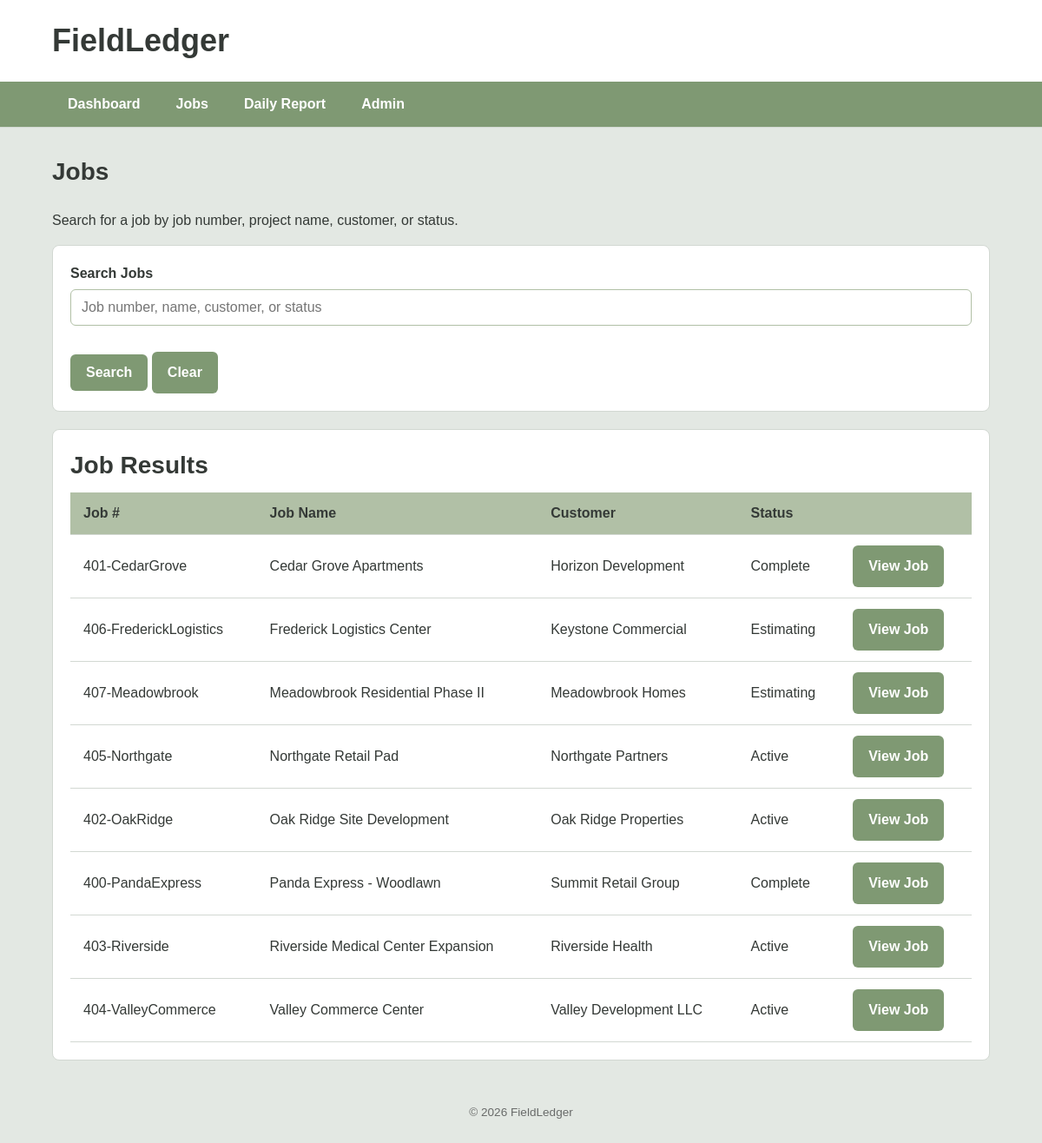
/Fieldledger/Views/jobs.php (signed in), run on the app's committed database.
### tables this page shows
CREATE TABLE `jobs` (
  `job_id` int(11) NOT NULL,
  `job_number` varchar(25) NOT NULL,
  `job_name` varchar(100) NOT NULL,
  `customer_name` varchar(100) NOT NULL,
  `address` varchar(150) DEFAULT NULL,
  `city` varchar(75) DEFAULT NULL,
  `state` char(2) DEFAULT NULL,
  `zip_code` varchar(10) DEFAULT NULL,
  `scope_description` text DEFAULT NULL,
  `status` varchar(25) NOT NULL DEFAULT 'Active',
  `completed_date` date DEFAULT NULL
);

### Fieldledger/Views/jobs.php (the view, shortened to what this page needs)
<?php
require_once '../Config/database.php';
?>
<?php
$search = '';
if ($search !== '') {
    $sql = "
        SELECT *
        FROM jobs
        WHERE job_name LIKE ?
           OR job_number LIKE ?
           OR customer_name LIKE ?
           OR status LIKE ?
        ORDER BY job_name
    ";
    $stmt = $conn->prepare($sql);
    $searchTerm = "%" . $search . "%";
    $stmt->bind_param(
        "ssss",
        $searchTerm,
        $searchTerm,
        $searchTerm,
        $searchTerm
    );
    $stmt->execute();
    $result = $stmt->get_result();
} else {
    $sql = "
        SELECT *
        FROM jobs
        ORDER BY job_name
    ";
    $result = $conn->query($sql);
}
?>
<!DOCTYPE html>
<html lang="en">
<head>
    <link rel="stylesheet" href="../Assets/styles.css">
</head>
<body>
<header>
    <h1>FieldLedger</h1>
    <nav>
        <ul>
            <li><a href="dashboard.php">Dashboard</a></li>
            <li><a href="jobs.php">Jobs</a></li>
            <li><a href="daily_report.php">Daily Report</a></li>
            <li><a href="admin.php">Admin</a></li>
        </ul>
    </nav>
</header>
<main>
    <section>
        <h2>Jobs</h2>
        <p>
            Search for a job by job number, project name,
            customer, or status.
        </p>
    </section>
        <section class="panel">
        <form method="GET" action="jobs.php">
            <div class="form-group">
                <label for="search">Search Jobs</label>
                <input
                    type="text"
                    id="search"
                    name="search"
                    placeholder="Job number, name, customer, or status"
                    value="<?php echo htmlspecialchars($search); ?>"
                >
            </div>
            <button type="submit">
                Search
            </button>
            <a href="jobs.php" class="button">
                Clear
            </a>
        </form>
    </section>
    <section class="panel">
    <h2>Job Results</h2>
    <?php if ($result->num_rows > 0): ?>
        <table>
            <thead>
                <tr>
                    <th>Job #</th>
                    <th>Job Name</th>
                    <th>Customer</th>
                    <th>Status</th>
                    <th></th>
                </tr>
            </thead>
            <tbody>
            <?php while ($job = $result->fetch_assoc()): ?>
                <tr>
                    <td>
                        <?php echo htmlspecialchars($job['job_number']); ?>
                    </td>
                    <td>
                        <?php echo htmlspecialchars($job['job_name']); ?>
                    </td>
                    <td>
                        <?php echo htmlspecialchars($job['customer_name']); ?>
                    </td>
                    <td>
                        <?php echo htmlspecialchars($job['status']); ?>
                    </td>
                    <td>
                        <a
                            href="job_view.php?job_id=<?php echo $job['job_id']; ?>"
                            class="button"
                        >
                            View Job
                        </a>
                    </td>
                </tr>
            <?php endwhile; ?>
            </tbody>
        </table>
    <?php else: ?>
        <p>No jobs found.</p>
    <?php endif; ?>
</section>
</main>
<footer>
    <p>&copy; 2026 FieldLedger</p>
</footer>
</body>
</html>

### Fieldledger/Assets/styles.css (style rules this page uses)
:root { --text-dark: #343936; --text: #696b6a; --background: #e3e8e3; --primary: #7f9973; --secondary: #b1c0a6; --accent: #88ae92; --white: #ffffff; --border: #d2d8d2; }
* { box-sizing: border-box; }
html { font-size: 100%; }
body { margin: 0; font-family: Calibri, Arial, sans-serif; font-size: 1rem; font-weight: 400; line-height: 1.5; background: var(--background); color: var(--text-dark); }
h1, h2, h3, h4, h5 { font-family: Calibri, Arial, sans-serif; font-weight: 700; color: var(--text-dark); margin-top: 0; }
h1 { font-size: 2.25rem; }
h2 { font-size: 1.75rem; }
p { margin-top: 0; }
header { background: var(--white); border-bottom: 1px solid var(--border); }
header h1 { margin: 0; padding: 20px 5%; }
nav { background: var(--primary); padding: 0 5%; }
nav ul { list-style: none; display: flex; align-items: center; gap: 5px; margin: 0; padding: 0; }
nav li { margin: 0; }
nav a { display: block; padding: 14px 18px; color: var(--white); text-decoration: none; font-weight: 700; border-radius: 4px; }
main { width: 90%; max-width: 1200px; margin: 30px auto; }
.card, .panel { background: var(--white); padding: 20px; margin-bottom: 20px; border: 1px solid var(--border); border-radius: 8px; }
.card h3, .panel h2 { margin-bottom: 10px; }
.button, button { display: inline-block; padding: 12px 18px; background: var(--primary); color: var(--white); text-decoration: none; border: none; border-radius: 6px; cursor: pointer; font-family: Calibri, Arial, sans-serif; font-size: 1rem; font-weight: 700; }
form { width: 100%; }
.form-group { margin-bottom: 18px; }
label { display: block; margin-bottom: 6px; font-weight: 700; color: var(--text-dark); }
input, select, textarea { width: 100%; padding: 11px 12px; margin-bottom: 12px; font-family: Calibri, Arial, sans-serif; font-size: 1rem; color: var(--text-dark); background: var(--white); border: 1px solid var(--secondary); border-radius: 6px; }
table { width: 100%; border-collapse: collapse; background: var(--white); }
thead { background: var(--secondary); }
th { text-align: left; color: var(--text-dark); font-weight: 700; }
th, td { padding: 12px 15px; border-bottom: 1px solid var(--border); }
a { color: var(--primary); }
nav a, nav a:hover { color: var(--white); }
footer { width: 90%; max-width: 1200px; margin: 30px auto; padding: 20px 0; text-align: center; color: var(--text); font-size: 0.85rem; }

### data on the page
jobs: job_number "401-CedarGrove", job_name "Cedar Grove Apartments", customer_name "Horizon Development", status "Complete"
jobs: job_number "406-FrederickLogistics", job_name "Frederick Logistics Center", customer_name "Keystone Commercial", status "Estimating"
jobs: job_number "407-Meadowbrook", job_name "Meadowbrook Residential Phase II", customer_name "Meadowbrook Homes", status "Estimating"
jobs: job_number "405-Northgate", job_name "Northgate Retail Pad", customer_name "Northgate Partners", status "Active"
jobs: job_number "402-OakRidge", job_name "Oak Ridge Site Development", customer_name "Oak Ridge Properties", status "Active"
jobs: job_number "400-PandaExpress", job_name "Panda Express - Woodlawn", customer_name "Summit Retail Group", status "Complete"
jobs: job_number "403-Riverside", job_name "Riverside Medical Center Expansion", customer_name "Riverside Health", status "Active"
jobs: job_number "404-ValleyCommerce", job_name "Valley Commerce Center", customer_name "Valley Development LLC", status "Active"
